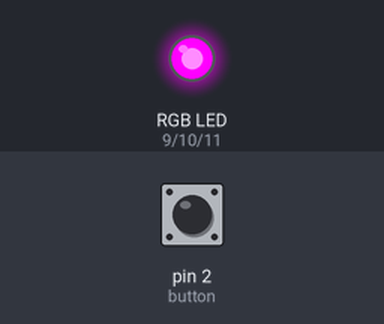
The sketch below on a simulated Arduino Uno, built with avr-gcc and run on an emulated ATmega328P. On the bench: an RGB LED mixed from three pins (HIGH = lit). The inputs (shaded band) are chosen by the test bench; at power-on: pin 2 (button) LOW. What the sketch prints to the serial monitor is not drawn.

Above: at 1.2 s.
1.3 s: pin 2 (button) pulled HIGH for 0.15 s
At 1.7 s:
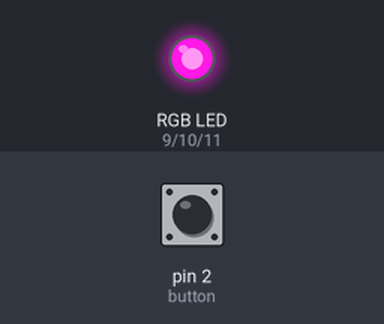
4.4 s: pin 2 (button) pulled HIGH for 1 s
At 5.4 s:
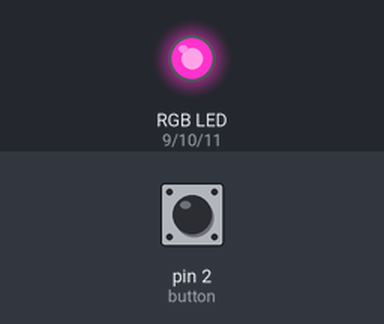
8.4 s: pin 2 (button) pulled HIGH for 0.15 s
At 9.6 s:
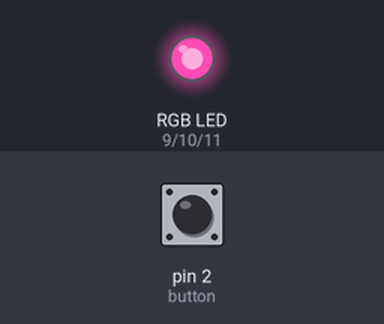
11.5 s: pin 2 (button) pulsed HIGH 2 times (0.12 s each, 0.3 s apart)
At 12.3 s:
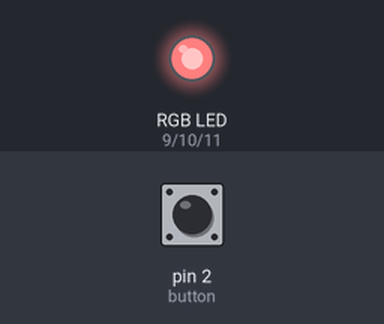
13.6 s: pin 2 (button) pulled HIGH for 3.2 s
19.8 s: pin 2 (button) pulsed HIGH 5 times (0.12 s each, 0.3 s apart)
Timing chart, 0 to 36.5 s (numbered marks = the images above; inputs shaded):
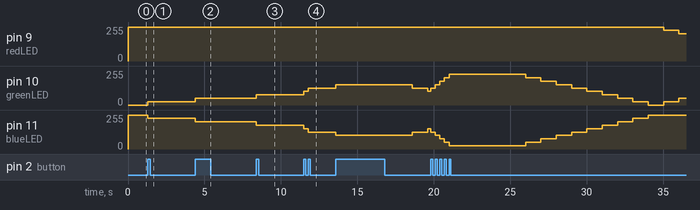

The sketch:

Pet_Game.ino
```cpp
//Petting-Game
//Moods - red:sad(0 points) green:neutral(10 points) blue:happy(20 points) ->continuous color sprectrum
//Beginning = neutral mood and 10 points
//each press = 1 point (max. 20 points)
//if not pressing for 5 sec. ->1 sec. = -1 point

int redLED = 9;
int greenLED = 10;
int blueLED = 11;
int button = 2;

int mood = 0;
const int neutralMood = 10;
unsigned long previousMillis = 0;
int fadingDirection = 1;

int buttonState = 0;
bool buttonPressed = false;

unsigned long touchedTimer = 0;
unsigned long reducedTimer = 0;
const long unTouchedInterval = 5000;
const long reducedInterval = 1000;

void setup() {
  Serial.begin(9600);

  pinMode(redLED, OUTPUT);
  pinMode(greenLED, OUTPUT);
  pinMode(blueLED, OUTPUT);
  pinMode(button, INPUT);

  mood = neutralMood;
}

void loop() {
  //MoodColor
  moodLight(mood);
  Serial.println(mood);

  //Patting
  Serial.print(buttonState);
  buttonState = digitalRead(button);
  if (buttonState == HIGH && !buttonPressed) {
    mood = mood + 1;
    if (mood > 20) {
      mood = 20;
    }
    touchedTimer = millis();
    buttonPressed = true;
  }
  if (buttonState == LOW && buttonPressed) {
    buttonPressed = false;
  }

  //Time
  unsigned long currentMillis = millis();
  if (currentMillis - touchedTimer > unTouchedInterval) {
    if (currentMillis - reducedTimer > reducedInterval) {
      mood = mood -1;
      if (mood < 0) {
        mood = 0;
      }
      reducedTimer = currentMillis;
    }
  }
}

void moodLight(int state) {
  float brightnessInterval = 255 / 10.0;
  if (state >= neutralMood) {
    analogWrite(redLED, 255);
    analogWrite(greenLED, brightnessInterval * (state - neutralMood));
    analogWrite(blueLED, 255 - brightnessInterval * (state - neutralMood));
  }
  else {
    analogWrite(redLED, 255 - brightnessInterval * (neutralMood - state));
    analogWrite(greenLED, brightnessInterval * (neutralMood - state));
    analogWrite(blueLED, 255);
  }
}
```

Measured:
- after the input at 1.3 s, pin 10 (greenLED): 0/255 → 25/255 at once; pin 11 (blueLED): 255/255 → 229/255 at once
- after the input at 4.4 s, pin 9 (redLED): stays 255/255 (without the input it goes to 229/255 after 2.9 s); pin 11 (blueLED): 229/255 → 204/255 at once
- after the input at 8.4 s, pin 9 (redLED): stays 255/255 (without the input it goes to 229/255 after 3.0 s)
- after the input at 11.5 s, pin 10 (greenLED): 76/255 → 102/255 at once, → 127/255 0.30 s later; pin 11 (blueLED): 178/255 → 153/255 at once, → 127/255 0.30 s later
